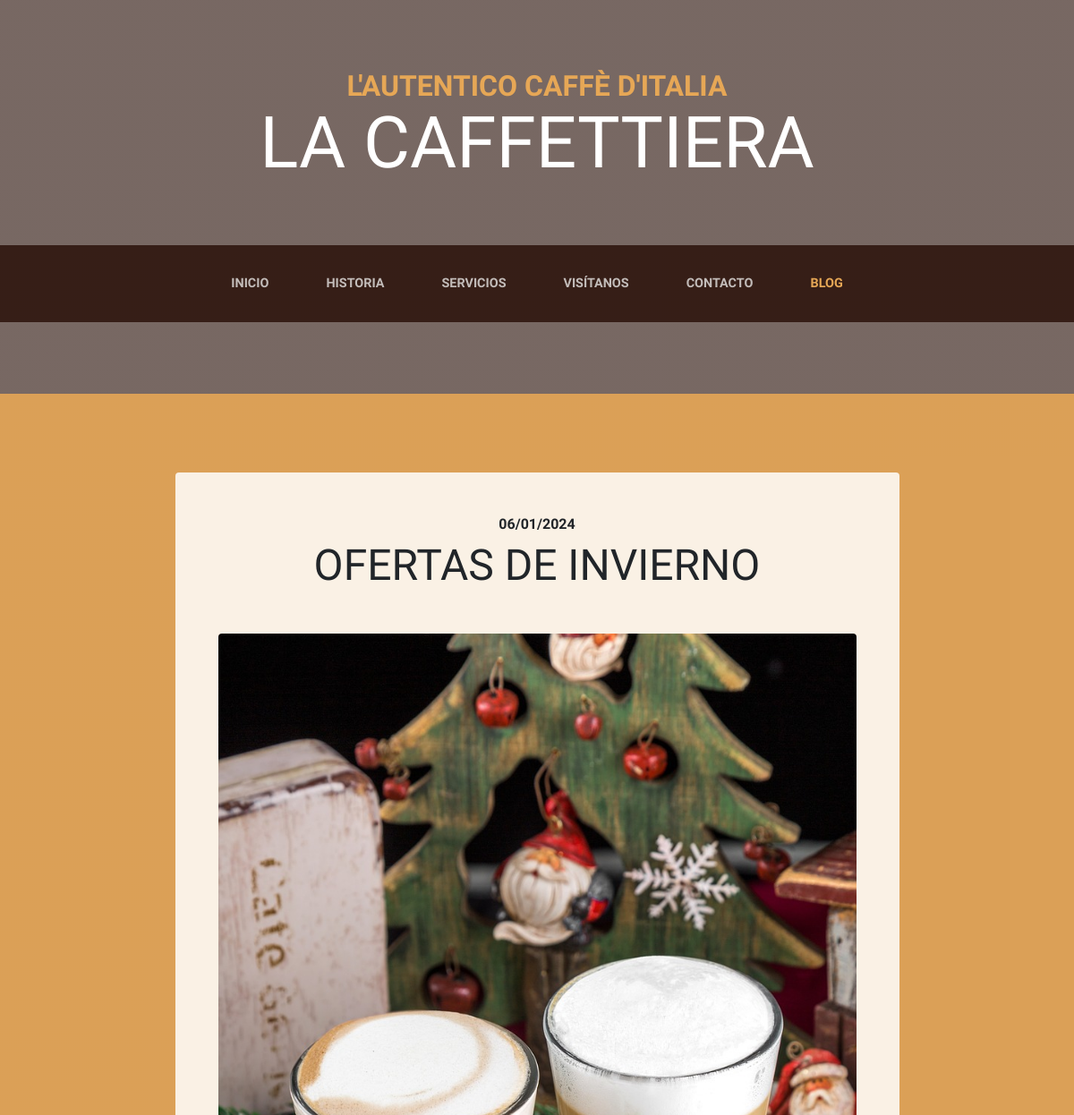
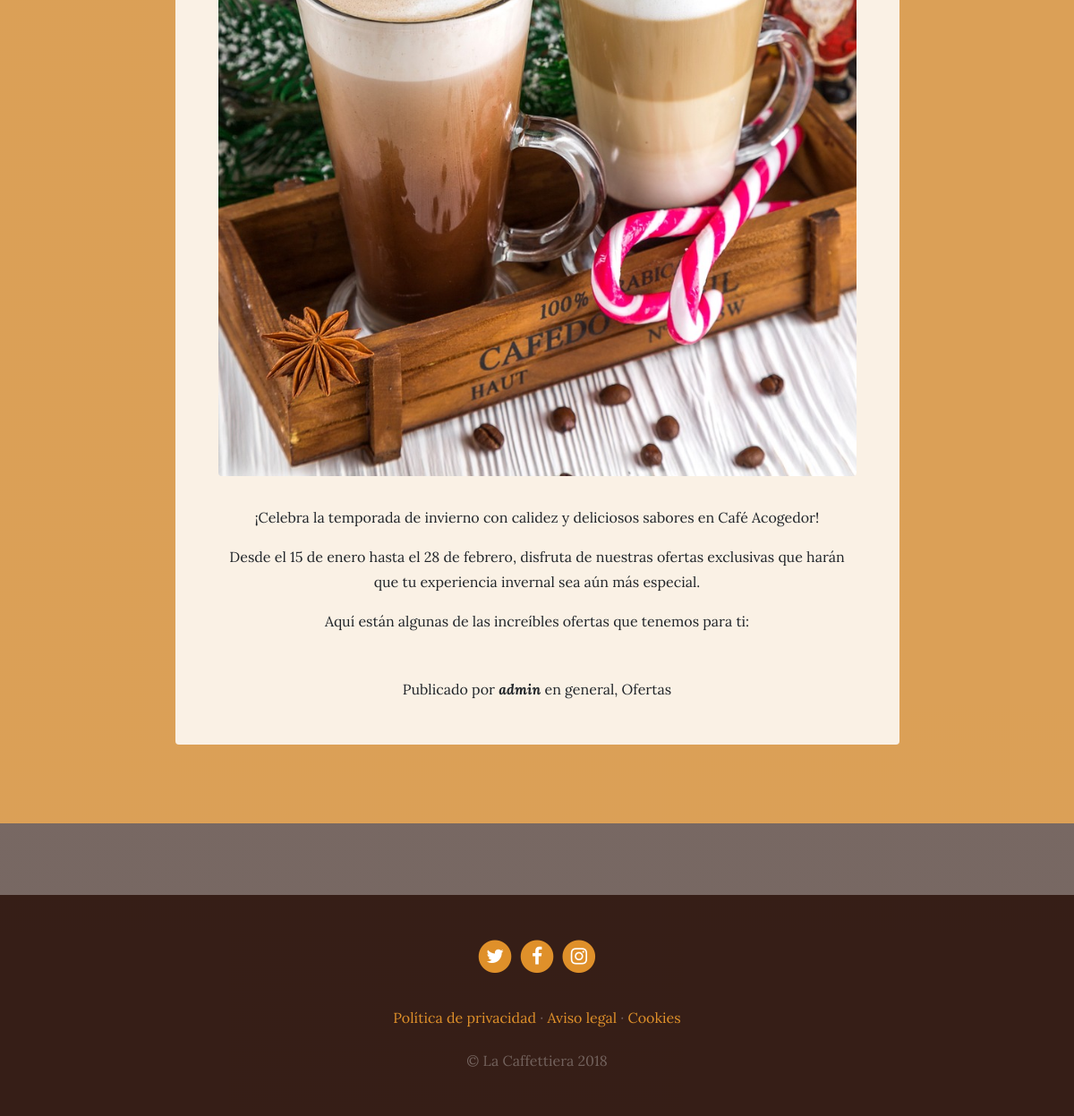
Screenshot of /blog/ with the database file from the repository (2 pictures, top to bottom).
### blog/models.py (models this page shows, shortened)
class Post(models.Model):
    title = models.CharField(max_length=200, verbose_name="Tìtulo")
    content = models.TextField(verbose_name="Contenido")
    published = models.DateTimeField(
        verbose_name="Fecha de publicacion", default=now)
    image = models.ImageField(verbose_name="Imagen",
                              upload_to="blog", null=True, blank=True)
    author = models.ForeignKey(
        User, verbose_name="Autor", on_delete=models.CASCADE)
    categories = models.ManyToManyField(
        Category, verbose_name="Categorias", related_name="get_posts")
    created = models.DateTimeField(
        auto_now_add=True, verbose_name="fecha de creacion")
    updated = models.DateTimeField(
        auto_now=True, verbose_name="fecha de edicion")
    class Meta:
        verbose_name = "entrada"
        verbose_name_plural = "entradas"
        ordering = ['-created']

class Category(models.Model):
    name = models.CharField(max_length=100, verbose_name="Nombre")
    created = models.DateTimeField(
        auto_now_add=True, verbose_name="fecha de creacion")
    updated = models.DateTimeField(
        auto_now=True, verbose_name="fecha de edicion")
    class Meta:
        verbose_name = "categoria"
        verbose_name_plural = "categorias"
        ordering = ['-created']

### blog/views.py (the view)
# urls.py: path('', views.blog, name="blog"),
def blog(requests):
    posts = Post.objects.all()
    return render(requests, 'blog/blog.html', {'posts': posts})

### social/processors.py (called while the page is built)
def ctx_dict(request):
    ctx = {}
    links = Link.objects.all()
    for link in links:
        ctx[link.key] = link.url
    return ctx

### blog/templates/blog/blog.html (shortened to what this page needs)
{% extends 'core/base.html' %}
{% load static %}
{% block content %}
{% for post in posts %}
  <section class="page-section cta">
    <div class="container">
      <div class="row">
        <div class="col-xl-9 mx-auto">
          <div class="cta-innerv text-center rounded">
            <h2 class="section-heading mb-5">
              <span class="section-heading-upper">{{post.published|date:"SHORT_DATE_FORMAT"}}</span>
              <span class="section-heading-lower">{{post.title}}</span>
            </h2>
            <p class="mb-0">
              <img class="mx-auto d-flex rounded img-fluid mb-3 mb-lg-0" src="{{post.image.url}}" alt="">
            </p>
            <p class="mb-0 mbt">
              {{post.content| linebreaks}}
            </p>
            <p class="mb-0 mbt">
              <span class="section-heading-under">Publicado por <em><b>{{post.author}}</b></em> en
                {% for category in post.categories.all %}
                {{category.name}}{% if not forloop.last %},{% endif %}
                {% endfor %}
                </span>
            </p>
          </div>
        </div>
      </div>
    </div>
  </section>
{% endfor %}
{% endblock %}

### core/static/core/css/business-casual.css (style rules this page uses)
body { font-family: 'Lora'; background: linear-gradient(rgba(47, 23, 15, 0.65), rgba(47, 23, 15, 0.65)), url("../img/bg.jpg"); background-attachment: fixed; background-position: center; background-size: cover; }
h1, h2, h3, h4, h5, h6 { font-family: 'Raleway'; }
p { line-height: 1.75; }
.page-section { margin-top: 5rem; margin-bottom: 5rem; }
.section-heading { text-transform: uppercase; }
.section-heading .section-heading-upper { display: block; font-size: 1rem; font-weight: 800; padding-bottom:.5rem; }
.section-heading .section-heading-lower { display: block; font-size: 3rem; font-weight: 100; }
.cta { padding-top: 5rem; padding-bottom: 5rem; background-color: rgba(230, 167, 86, 0.9); }
.cta .cta-innerv { position: relative; padding: 3rem; margin: 0.5rem; background-color: rgba(255, 255, 255, 0.85); }
.mbt { padding-top: 2rem; }

### rows the page displays
Post: published "06/01/2024", title "OFERTAS DE INVIERNO", image (picture), content "¡Celebra la temporada de invierno con calidez y deliciosos sabores en Café Acogedor! Desde el 15 de enero hasta el 28 de febrero, disfruta de nuestras ofertas exclusivas que harán que tu experiencia invernal sea aún más especial. Aquí están algunas de las increíbles ofertas que tenemos para ti:", author "admin"
Category: name "general"
Category: name "Ofertas"
